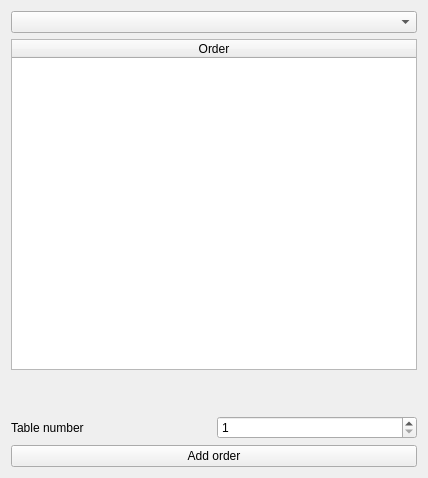
<?xml version="1.0" encoding="UTF-8"?>
<ui version="4.0">
 <class>NewOrder</class>
 <widget class="QWidget" name="NewOrder">
  <property name="geometry">
   <rect>
    <x>0</x>
    <y>0</y>
    <width>428</width>
    <height>478</height>
   </rect>
  </property>
  <property name="windowTitle">
   <string>Form</string>
  </property>
  <layout class="QGridLayout" name="gridLayout_2">
   <item row="2" column="0">
    <widget class="QLabel" name="price">
     <property name="text">
      <string/>
     </property>
    </widget>
   </item>
   <item row="3" column="0">
    <layout class="QHBoxLayout" name="horizontalLayout">
     <item>
      <widget class="QLabel" name="label">
       <property name="text">
        <string>Table number</string>
       </property>
      </widget>
     </item>
     <item>
      <widget class="QSpinBox" name="tableNumber">
       <property name="minimum">
        <number>1</number>
       </property>
       <property name="maximum">
        <number>35</number>
       </property>
      </widget>
     </item>
    </layout>
   </item>
   <item row="0" column="0">
    <layout class="QGridLayout" name="gridLayout">
     <item row="1" column="0">
      <widget class="QTableWidget" name="tableWidget">
       <attribute name="horizontalHeaderCascadingSectionResizes">
        <bool>true</bool>
       </attribute>
       <attribute name="horizontalHeaderHighlightSections">
        <bool>false</bool>
       </attribute>
       <attribute name="horizontalHeaderShowSortIndicator" stdset="0">
        <bool>false</bool>
       </attribute>
       <attribute name="horizontalHeaderStretchLastSection">
        <bool>true</bool>
       </attribute>
       <column>
        <property name="text">
         <string>Order</string>
        </property>
       </column>
      </widget>
     </item>
     <item row="0" column="0">
      <widget class="QComboBox" name="menuComboBox"/>
     </item>
    </layout>
   </item>
   <item row="1" column="0">
    <widget class="QLabel" name="orderText">
     <property name="text">
      <string/>
     </property>
    </widget>
   </item>
   <item row="4" column="0">
    <widget class="QPushButton" name="pushButton">
     <property name="text">
      <string>Add order</string>
     </property>
    </widget>
   </item>
  </layout>
 </widget>
 <resources/>
 <connections/>
</ui>
